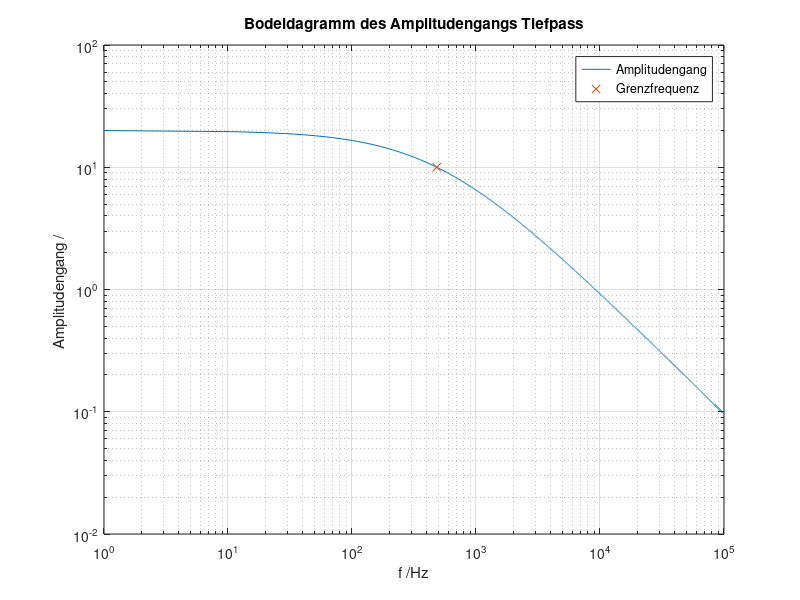
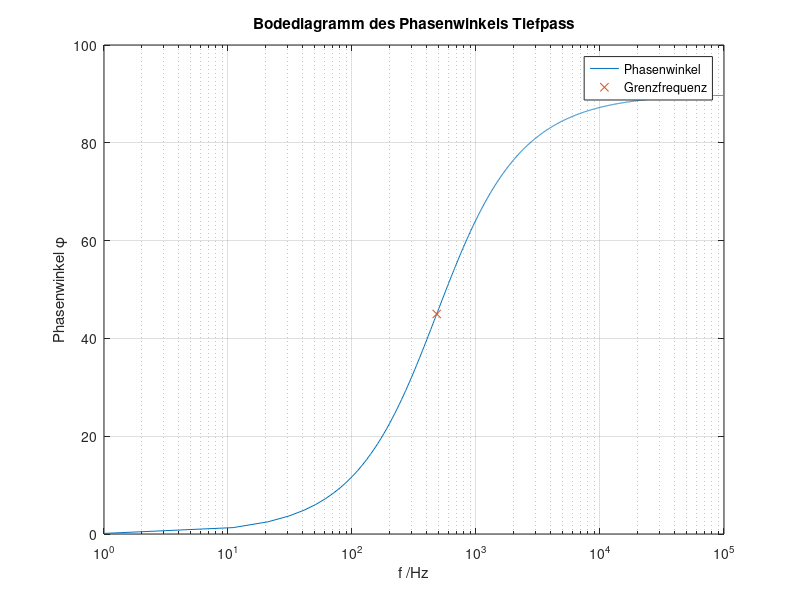

Reproduce these figures in MATLAB, in order.
clear all
close all
R=3300;
C=100*10^(-9);
fg=1/(2*pi*R*C);

f=linspace(1,10^5,10000);

Ut=1./(1+2*pi*f*R*C);
Utg=1/(1+2*pi*fg*R*C)
phit=atan(2*pi*f*R*C)*360/(2*pi);
phitg=atan(2*pi*fg*R*C)*360/(2*pi)
figure
loglog(f,20*Ut)
hold on
loglog(fg,20*Utg,'x')
hold off
grid on
xlabel('f /Hz')
ylabel('Amplitudengang / ')
title('Bodeidagramm des Amplitudengangs Tiefpass')
legend('Amplitudengang','Grenzfrequenz')

figure
semilogx(f,phit)
grid on
hold on
semilogx(fg,phitg,'x')
hold off
xlabel('f /Hz')
ylabel('Phasenwinkel \phi')
title('Bodediagramm des Phasenwinkels Tiefpass')
legend('Phasenwinkel','Grenzfrequenz')
